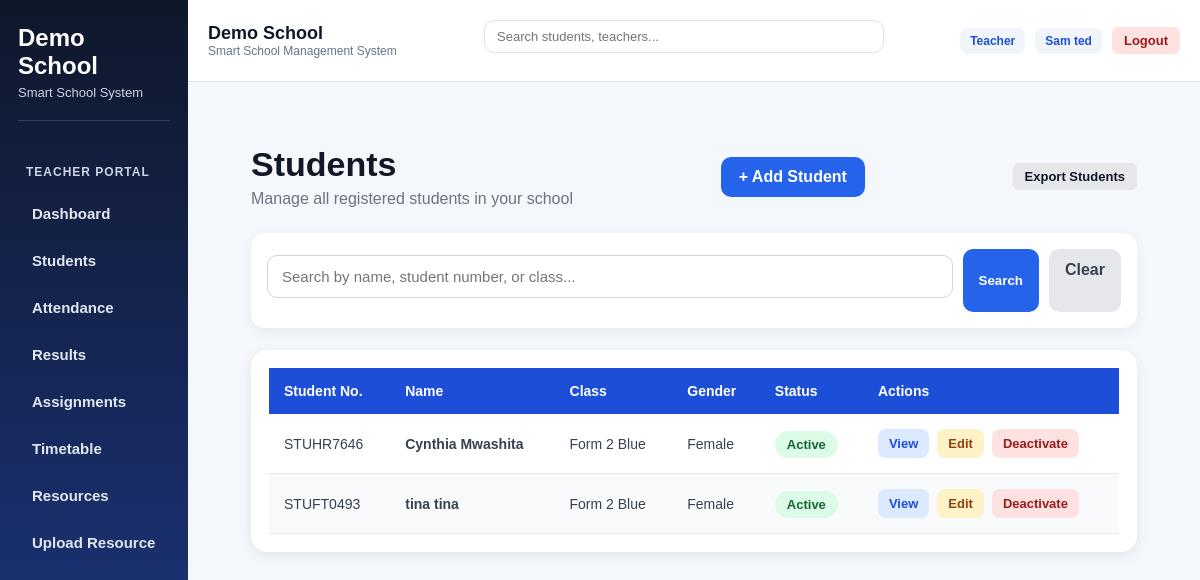
The page /students (signed in) on the database its author committed.
### tables this page shows
CREATE TABLE schools (
            id INTEGER PRIMARY KEY AUTOINCREMENT,
            school_name TEXT NOT NULL,
            school_code TEXT UNIQUE NOT NULL
        , is_active INTEGER DEFAULT 1, subscription_status TEXT DEFAULT 'active', subscription_end_date TEXT, logo_url TEXT);

CREATE TABLE students (
            id INTEGER PRIMARY KEY AUTOINCREMENT,
            school_id INTEGER,
            student_number TEXT UNIQUE,
            first_name TEXT,
            last_name TEXT,
            birthday TEXT,
            gender TEXT,
            enrollment_date TEXT,
            leaving_year TEXT,
            class_name TEXT,
            boarding_status TEXT,
            home_address TEXT,
            mailing_address TEXT,
            student_phone TEXT,
            medical_info TEXT,
            emergency_contact TEXT,
            guardian1_name TEXT,
            guardian1_relationship TEXT,
            guardian1_phone TEXT,
            guardian1_whatsapp TEXT,
            guardian1_email TEXT,
            guardian2_name TEXT,
            guardian2_relationship TEXT,
            guardian2_phone TEXT,
            guardian2_whatsapp TEXT,
            guardian2_email TEXT,
            current_status TEXT
        );

### app.py (the view, shortened to what this page needs)
@app.route("/students")
@login_required
@roles_required("super_admin", "school_admin", "teacher")
def students():
    search = request.args.get("search", "").strip()
    school_id = session.get("school_id")
    role = session.get("role")
    params = []
    query = """
        SELECT *,
               COALESCE(current_status, 'Active') AS status
        FROM students
        WHERE 1=1
    """
    if role != "super_admin":
        query += " AND school_id = ?"
        params.append(school_id)
    query += " ORDER BY class_name, last_name, first_name"
    students = fetch_all(query, tuple(params))
    return render_template("students.html", students=students, search=search)

### app.py (called while the page is built, shortened)
def is_postgres():
    return os.environ.get("DATABASE_URL") is not None

def get_db():
    if is_postgres():
        return psycopg2.connect(
            os.environ.get("DATABASE_URL"),
            cursor_factory=RealDictCursor
        )
    conn = sqlite3.connect(DB_PATH)
    conn.row_factory = sqlite3.Row
    return conn

def convert_query(query: str) -> str:
    if is_postgres():
        return query.replace("?", "%s")
    return query

def fetch_one(query, params=()):
    conn = get_db()
    cursor = conn.cursor()
    cursor.execute(convert_query(query), params)
    row = cursor.fetchone()
    conn.close()
    return row

def fetch_all(query, params=()):
    conn = get_db()
    cursor = conn.cursor()
    cursor.execute(convert_query(query), params)
    rows = cursor.fetchall()
    conn.close()
    return rows

def login_required(f):
    @wraps(f)
    def wrapper(*args, **kwargs):
        if "user_id" not in session:
            flash("Please log in first.", "warning")
            return redirect(url_for("login"))
        school_id = session.get("school_id")
        role = session.get("role")
        if role != "super_admin" and school_id:
            school = fetch_one("SELECT * FROM schools WHERE id = ?", (school_id,))
            if school:
                is_active = row_get(school, "is_active", 1)
                subscription_status = row_get(school, "subscription_status", "active")
                if int(is_active or 0) != 1 or subscription_status in ["suspended", "overdue"]:
                    session.clear()
                    return redirect(url_for("subscription_expired"))
        return f(*args, **kwargs)
    return wrapper

def roles_required(*allowed_roles):
    def decorator(f):
        @wraps(f)
        def wrapper(*args, **kwargs):
            if "user_id" not in session:
                flash("Please log in first.", "warning")
                return redirect(url_for("login"))
            role = session.get("role")
            return f(*args, **kwargs)
        return wrapper
    return decorator

def row_get(row, key, default=None):
    try:
        if row is None:
            return default
        if isinstance(row, dict):
            return row.get(key, default)
        if hasattr(row, "keys") and key not in row.keys():
            return default
        return row[key]
    except Exception:
        return default

### templates/students.html (shortened to what this page needs)
{% extends "base.html" %}
{% block content %}
<div class="students-page">
  <div class="students-header">
    <div>
      <h1>Students</h1>
      <p>Manage all registered students in your school</p>
    </div>
    <a href="{{ url_for('add_student') }}" class="add-student-btn">
      + Add Student
    </a>
    <a href="{{ url_for('export_students_csv') }}" class="btn btn-secondary">
    Export Students
</a>
  </div>
  <form method="GET" action="{{ url_for('students') }}" class="student-search-box">
    <input
      type="text"
      name="search"
      placeholder="Search by name, student number, or class..."
      value="{{ search or '' }}"
    >
    <button type="submit">Search</button>
    <a href="{{ url_for('students') }}">Clear</a>
  </form>
  <div class="student-table-card">
    <div class="table-scroll">
      <table class="student-table">
        <thead>
          <tr>
            <th>Student No.</th>
            <th>Name</th>
            <th>Class</th>
            <th>Gender</th>
            <th>Status</th>
            <th>Actions</th>
          </tr>
        </thead>
        <tbody>
          {% for student in students %}
          <tr>
            <td>{{ student.student_number }}</td>
            <td class="student-name">{{ student.first_name }} {{ student.last_name }}</td>
            <td>{{ student.class_name }}</td>
            <td>{{ student.gender }}</td>
            <td>
              {% if student.status == "Active" %}
                <span class="student-status active">Active</span>
              {% else %}
                <span class="student-status inactive">Inactive</span>
              {% endif %}
            </td>
            <td>
              <div class="student-actions">
                <a href="{{ url_for('student_profile', id=student.id) }}" class="action-btn view">View</a>
                <a href="{{ url_for('edit_student', id=student.id) }}" class="action-btn edit">Edit</a>
                {% if student.status == "Active" %}
                <form action="{{ url_for('deactivate_student', student_id=student.id) }}" method="POST">
                  <button type="submit" class="action-btn deactivate">Deactivate</button>
                </form>
                {% else %}
                <form action="{{ url_for('reactivate_student', student_id=student.id) }}" method="POST">
                  <button type="submit" class="action-btn reactivate">Reactivate</button>
                </form>
                {% endif %}
              </div>
            </td>
          </tr>
          {% else %}
          <tr>
            <td colspan="6" class="empty-row">No students found.</td>
          </tr>
          {% endfor %}
        </tbody>
      </table>
    </div>
  </div>
</div>
{% endblock %}

### templates/base.html (shortened to what this page needs)
<!DOCTYPE html>
<html lang="en">
<head>
    <link rel="stylesheet" href="{{ url_for('static', filename='style.css') }}">
</head>
<body>
<div class="main-layout">
    {% if session.get('user_id') %}
    <aside class="sidebar">
        <div class="sidebar-brand">
            <h2>{{ session.get("school_name", "EduTrack") }}</h2>
            <p>Smart School System</p>
        </div>
        <nav class="sidebar-menu">
            {% set role = session.get('role') %}
            {% if role == 'teacher' %}
                <div class="menu-section-title">Teacher Portal</div>
                <a href="{{ url_for('teacher_dashboard') }}" class="nav-link">Dashboard</a>
                <a href="{{ url_for('students') }}" class="nav-link">Students</a>
                <a href="{{ url_for('attendance') }}" class="nav-link">Attendance</a>
                <a href="{{ url_for('results') }}" class="nav-link">Results</a>
                <a href="{{ url_for('assignments') }}" class="nav-link">Assignments</a>
                <a href="{{ url_for('timetable') }}" class="nav-link">Timetable</a>
                <a href="{{ url_for('teacher_resources') }}" class="nav-link">Resources</a>
                <a href="{{ url_for('upload_resource') }}" class="nav-link">Upload Resource</a>
            {% endif %}
        </nav>
    </aside>
    {% endif %}
    <div class="content-area">
        {% if session.get('user_id') %}
        <header class="topbar">
    <div class="topbar-left">
        <h1 class="topbar-title">{{ session.get("school_name", "EduTrack") }}</h1>
        <p class="topbar-subtitle">Smart School Management System</p>
    </div>
    <form action="{{ url_for('global_search') }}" method="GET" class="topbar-search">
        <input type="text" name="q" placeholder="Search students, teachers..." required>
    </form>
    <div class="topbar-actions">
        <span class="role-badge">
            {{ session.get('role', 'user')|replace('_', ' ')|title }}
        </span>
        <span class="role-badge">
            {{ session.get('full_name') }}
        </span>
        <a href="{{ url_for('logout') }}" class="btn btn-danger">Logout</a>
    </div>
</header>
        {% endif %}
        <main class="page-content">
            {% block content %}{% endblock %}
        </main>
    </div>
</div>
</body>
</html>

### rows shown on the page
schools: get "Demo School"
students: student_number "STUHR7646", first_name "Cynthia", last_name "Mwashita", class_name "Form 2 Blue", gender "Female"
students: student_number "STUFT0493", first_name "tina", last_name "tina", class_name "Form 2 Blue", gender "Female"

### other values the page prints
{{ session.get('role', 'user')|replace('_', ' ')|title }} "Teacher"
{{ session.get('full_name') }} "Sam ted"
